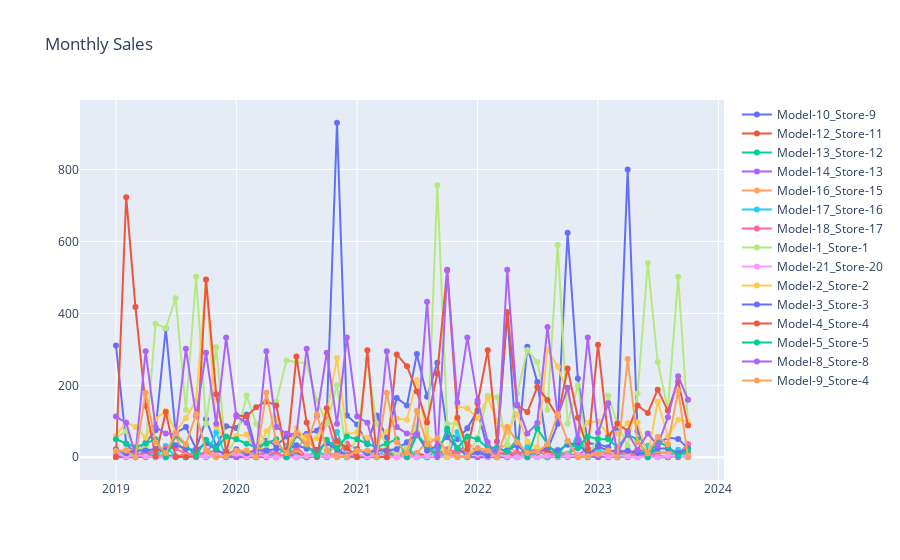

Notebook code for this chart:
### Code cell
#Visualizing the dataset with added values which will be used for model trainig
# Get unique Model_Store_Pairs
unique_pairs = full_sales_df['Model_Store_Pair'].unique()

# Create an empty list to store traces
plot_data = []

# Loop through each unique Model_Store_Pair and create a trace
for unique_pair in unique_pairs:
    trace = go.Scatter(
        x=full_sales_df[full_sales_df['Model_Store_Pair'] == unique_pair]['MONTH_YEAR'],
        y=full_sales_df[full_sales_df['Model_Store_Pair'] == unique_pair]['QUANTITY'],
        mode='lines+markers',
        name=unique_pair  # Label each trace with the Model_Store_Pair
    )
    plot_data.append(trace)

plot_layout = go.Layout(
    title='Monthly Sales'
)

fig = go.Figure(data=plot_data, layout=plot_layout)
pyoff.iplot(fig)
